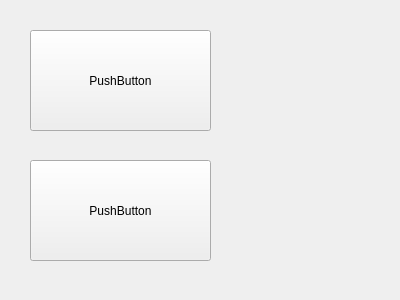
<?xml version="1.0" encoding="UTF-8"?>
<ui version="4.0">
 <class>MyWidget</class>
 <widget class="QWidget" name="MyWidget">
  <property name="geometry">
   <rect>
    <x>0</x>
    <y>0</y>
    <width>400</width>
    <height>300</height>
   </rect>
  </property>
  <property name="windowTitle">
   <string>MyWidget</string>
  </property>
  <widget class="QPushButton" name="pushButton">
   <property name="geometry">
    <rect>
     <x>30</x>
     <y>30</y>
     <width>181</width>
     <height>101</height>
    </rect>
   </property>
   <property name="text">
    <string>PushButton</string>
   </property>
  </widget>
  <widget class="QPushButton" name="pushButton_2">
   <property name="geometry">
    <rect>
     <x>30</x>
     <y>160</y>
     <width>181</width>
     <height>101</height>
    </rect>
   </property>
   <property name="text">
    <string>PushButton</string>
   </property>
  </widget>
 </widget>
 <layoutdefault spacing="6" margin="11"/>
 <resources/>
 <connections/>
</ui>
